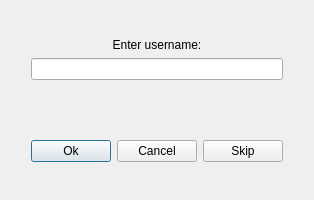
<?xml version="1.0" encoding="UTF-8"?>
<ui version="4.0">
 <class>UsernameWindow</class>
 <widget class="QDialog" name="UsernameWindow">
  <property name="geometry">
   <rect>
    <x>0</x>
    <y>0</y>
    <width>311</width>
    <height>200</height>
   </rect>
  </property>
  <property name="windowTitle">
   <string>Dialog</string>
  </property>
  <layout class="QGridLayout" name="gridLayout" rowstretch="3,0,0,0,0,0,0,0,0,0" columnstretch="0,0,0" columnminimumwidth="20,1,20">
   <item row="8" column="1">
    <layout class="QHBoxLayout" name="horizontalLayout_2">
     <item>
      <widget class="QPushButton" name="okButton">
       <property name="text">
        <string>Ok</string>
       </property>
      </widget>
     </item>
     <item>
      <widget class="QPushButton" name="cancelButton">
       <property name="text">
        <string>Cancel</string>
       </property>
      </widget>
     </item>
     <item>
      <widget class="QPushButton" name="skipButton">
       <property name="text">
        <string>Skip</string>
       </property>
      </widget>
     </item>
    </layout>
   </item>
   <item row="1" column="1">
    <spacer name="verticalSpacer_3">
     <property name="orientation">
      <enum>Qt::Vertical</enum>
     </property>
     <property name="sizeHint" stdset="0">
      <size>
       <width>20</width>
       <height>40</height>
      </size>
     </property>
    </spacer>
   </item>
   <item row="8" column="2">
    <spacer name="horizontalSpacer_2">
     <property name="orientation">
      <enum>Qt::Horizontal</enum>
     </property>
     <property name="sizeHint" stdset="0">
      <size>
       <width>40</width>
       <height>20</height>
      </size>
     </property>
    </spacer>
   </item>
   <item row="9" column="1">
    <spacer name="verticalSpacer_5">
     <property name="orientation">
      <enum>Qt::Vertical</enum>
     </property>
     <property name="sizeHint" stdset="0">
      <size>
       <width>20</width>
       <height>40</height>
      </size>
     </property>
    </spacer>
   </item>
   <item row="6" column="0">
    <spacer name="horizontalSpacer">
     <property name="orientation">
      <enum>Qt::Horizontal</enum>
     </property>
     <property name="sizeHint" stdset="0">
      <size>
       <width>40</width>
       <height>20</height>
      </size>
     </property>
    </spacer>
   </item>
   <item row="7" column="1">
    <spacer name="verticalSpacer">
     <property name="orientation">
      <enum>Qt::Vertical</enum>
     </property>
     <property name="sizeHint" stdset="0">
      <size>
       <width>20</width>
       <height>40</height>
      </size>
     </property>
    </spacer>
   </item>
   <item row="4" column="1">
    <widget class="QLineEdit" name="lineEdit">
     <property name="text">
      <string/>
     </property>
    </widget>
   </item>
   <item row="6" column="1">
    <spacer name="verticalSpacer_4">
     <property name="orientation">
      <enum>Qt::Vertical</enum>
     </property>
     <property name="sizeHint" stdset="0">
      <size>
       <width>20</width>
       <height>40</height>
      </size>
     </property>
    </spacer>
   </item>
   <item row="0" column="1">
    <spacer name="verticalSpacer_6">
     <property name="orientation">
      <enum>Qt::Vertical</enum>
     </property>
     <property name="sizeHint" stdset="0">
      <size>
       <width>20</width>
       <height>40</height>
      </size>
     </property>
    </spacer>
   </item>
   <item row="2" column="1">
    <widget class="QLabel" name="usernameLabel">
     <property name="text">
      <string>Enter username:</string>
     </property>
     <property name="alignment">
      <set>Qt::AlignCenter</set>
     </property>
    </widget>
   </item>
  </layout>
 </widget>
 <resources/>
 <connections/>
</ui>
